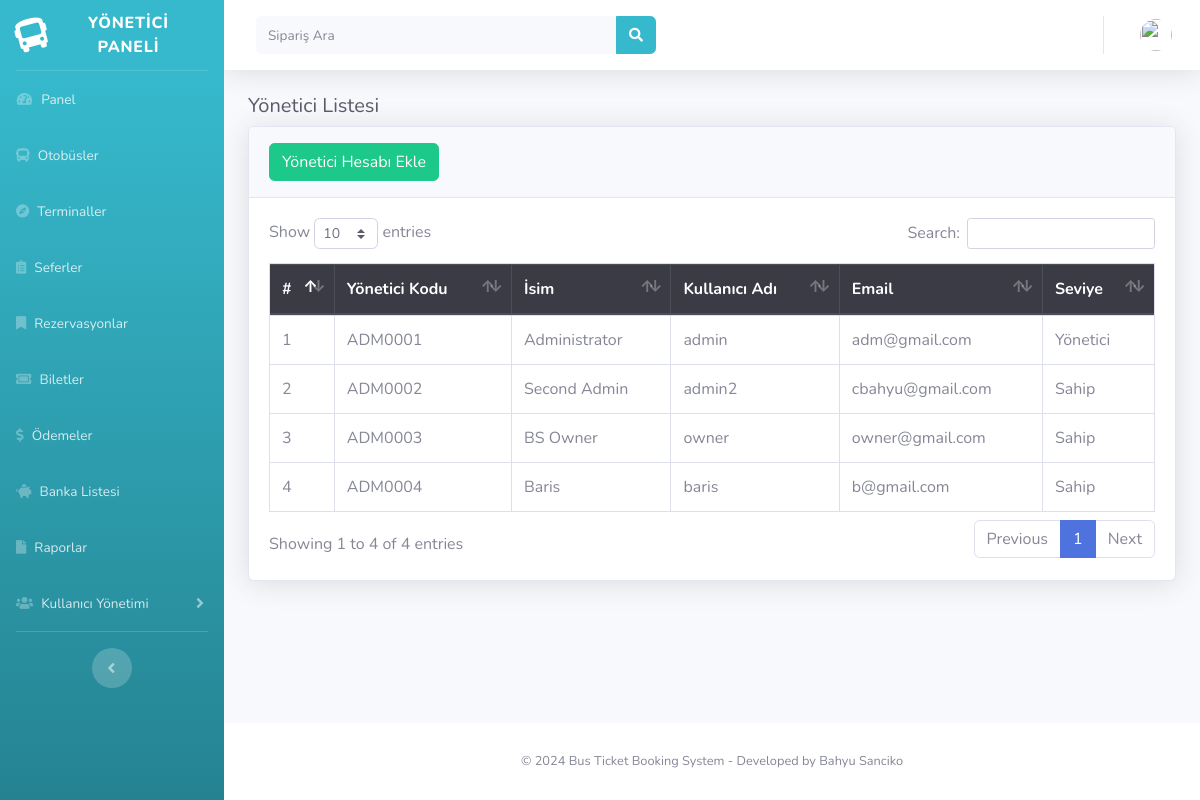
/index.php/backend/admin, run on the app's committed database.
### tables this page shows
CREATE TABLE `yonetici` (
  `kd_yonetici` varchar(50) NOT NULL,
  `isim_yonetici` varchar(35) DEFAULT NULL,
  `kullanici_adi_yonetici` varchar(30) DEFAULT NULL,
  `sifre_yonetici` varchar(256) DEFAULT NULL,
  `resim_yonetici` varchar(35) DEFAULT NULL,
  `email_yonetici` varchar(35) DEFAULT NULL,
  `seviye_yonetici` varchar(12) DEFAULT NULL,
  `durum_yonetici` int(1) DEFAULT NULL,
  `olusturma_tarihi_yonetici` varchar(50) DEFAULT NULL
);

### application/controllers/backend/Admin.php (called while the page is built, shortened)
<?php
class Admin extends CI_Controller
{
	function __construct()
	{
		$this->load->helper('tglindo_helper');
		$this->load->model('getkod_model');
		$this->load->library('form_validation');
	}
	public function index()
	{
		$data['title'] = "Admin Section";
		$data['admin'] = $this->db->query("SELECT * FROM yonetici")->result_array();
		$this->load->view('backend/admin', $data);
	}
}

### index.php (called while the page is built, shortened)
<?php
require_once BASEPATH.'core/CodeIgniter.php';

### application/views/backend/admin.php (the view, shortened to what this page needs)
<!DOCTYPE html>
<html lang="tr">
<head>
</head>
<body id="page-top">
  <div class="container-fluid">
    <h1 class="h5 mb-2 text-gray-800">Yönetici Listesi</h1>
    <div class="card shadow mb-4">
      <div class="card-header py-3">
        <a href="<?= base_url('backend/admin/daftar') ?>" class="btn btn-success pull-right">
          Yönetici Hesabı Ekle
        </a>
      </div>
      <div class="card-body">
        <div class="table-responsive">
          <table class="table table-bordered table-hover" id="dataTable" width="100%" cellspacing="0">
            <thead class="thead-dark">
              <tr>
                <th>#</th>
                <th>Yönetici Kodu</th>
                <th>İsim</th>
                <th>Kullanıcı Adı</th>
                <th>Email</th>
                <th>Seviye</th>
              </tr>
            </thead>
            <tbody>
              <?php $i = 1;
              foreach ($admin as $row) { ?>
                <tr>
                  <td>
                    <?= $i++; ?>
                  </td>
                  <td>
                    <?= $row['kd_yonetici']; ?>
                  </td>
                  <td>
                    <?= $row['isim_yonetici']; ?>
                  </td>
                  <td>
                    <?= $row['kullanici_adi_yonetici']; ?>
                  </td>
                  <td>
                    <?= $row['email_yonetici']; ?>
                  </td>
                  <td>
                    <?php if ($row['seviye_yonetici'] == '1') { ?>
                      Sahip
                    <?php } else { ?>
                      Yönetici
                    <?php } ?>
                  </td>
                </tr>
              <?php } ?>
            </tbody>
          </table>
        </div>
      </div>
    </div>
  </div>
  </div>
</body>
</html>

### data on the page
yonetici: kd_yonetici "ADM0001", isim_yonetici "Administrator", kullanici_adi_yonetici "admin", email_yonetici "adm@gmail.com", seviye_yonetici "Yönetici"
yonetici: kd_yonetici "ADM0002", isim_yonetici "Second Admin", kullanici_adi_yonetici "admin2", email_yonetici "cbahyu@gmail.com", seviye_yonetici "Sahip"
yonetici: kd_yonetici "ADM0003", isim_yonetici "BS Owner", kullanici_adi_yonetici "owner", email_yonetici "owner@gmail.com", seviye_yonetici "Sahip"
yonetici: kd_yonetici "ADM0004", isim_yonetici "Baris", kullanici_adi_yonetici "baris", email_yonetici "b@gmail.com", seviye_yonetici "Sahip"
